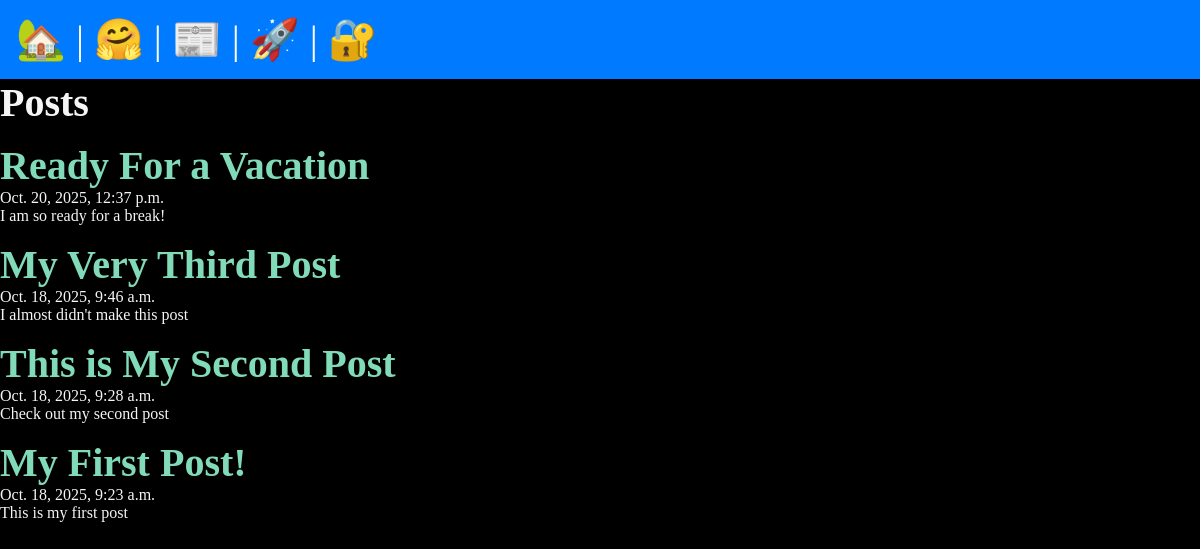
/posts/, run on the app's committed database.
### posts/models.py (models this page shows, shortened)
class post(models.Model):
    title = models.CharField(max_length=75)
    body = models.TextField()
    slug = models.SlugField()
    date = models.DateTimeField(auto_now_add=True)
    banner = models.ImageField(default='fallback.png', blank=True)

### posts/views.py (the view)
# urls.py: path('', views.posts_list, name='list'),
def posts_list(request):
    posts = post.objects.all().order_by('-date')
    return render(request, 'posts/posts_list.html', {'posts': posts})

### posts/templates/posts/posts_list.html (shortened to what this page needs)
{% extends 'layout.html' %}
{% block content %}
<section>
    <h1>Posts</h1>
    {% for post in posts %}
    <article class="post">
        <h2>
            <a href="{% url 'posts:page' slug=post.slug %}">
            {{post.title}}
        </a>
        </h2>
        <p>{{post.date}}</p>
        <p>{{post.body}}</p>
    </article>
    {% endfor %}
</section>
{% endblock %}
{% load static %}

### templates/layout.html (shortened to what this page needs)
{% load static %}
<!DOCTYPE html>
<html lang="en">
<head>
    <link rel="stylesheet" href="{% static 'css/style.css' %}">
</head>
<body>
    <nav>
    <a href="/">
        <span role="img" aria-label="Home" title="Home">🏡</span>
    </a> |
    <a href="/about">
        <span role="img" aria-label="About" title="About">🤗</span>
    </a> |
    <a href="{% url 'posts:list' %}">
        <span role="img" aria-label="Posts" title="Posts">📰</span>
    </a> |
    {% if user.is_authenticated %}
    <a href="{% url 'posts:new_post' %}">
        <span role="img" aria-label="New-Post post" title="New Post">🆕</span>
    </a> |
    <form class="logout" action="{% url 'users:logout' %}" method="post">
    {% csrf_token %}
    <button class="logout-button" aria-label="User Logout" title="User Logout">👋</button>
    </form>
    {% else %}
    <a href="{% url 'users:register' %}">
        <span role="img" aria-label="User Registration" title="User Registration">🚀</span>
    </a> |
    <a href="{% url 'users:login' %}">
        <span role="img" aria-label="User Login" title="User Login">🔐</span>
    </a>
    {% endif %}
</nav>
    <main>
    {% block content %}
    {% endblock %}
    </main>
</body>
</html>

### static/css/style.css (style rules this page uses)
* { margin: 0; padding: 0; box-sizing: border-box; }
body { min-height: 100vh; display: flex; flex-direction: column; font-size: 3rem; background-color: black; color: whitesmoke; flex-flow: column; }
section { display: flex; flex-flow: column; gap: 1rem; }
h1, h2 { font-size: 2.5rem; }
p { font-size: 1rem; }
a { text-decoration: none; color: #81dbb8; }
nav { padding: 1rem; background-color: #007bff; color: white; font-size: 2.5rem; }
main { flex-grow: 1; display: grid; place-content: left; }

### data on the page
post: title "Ready For a Vacation", date "Oct. 20, 2025, 12:37 p.m.", body "I am so ready for a break!"
post: title "My Very Third Post", date "Oct. 18, 2025, 9:46 a.m.", body "I almost didn't make this post"
post: title "This is My Second Post", date "Oct. 18, 2025, 9:28 a.m.", body "Check out my second post"
post: title "My First Post!", date "Oct. 18, 2025, 9:23 a.m.", body "This is my first post"
